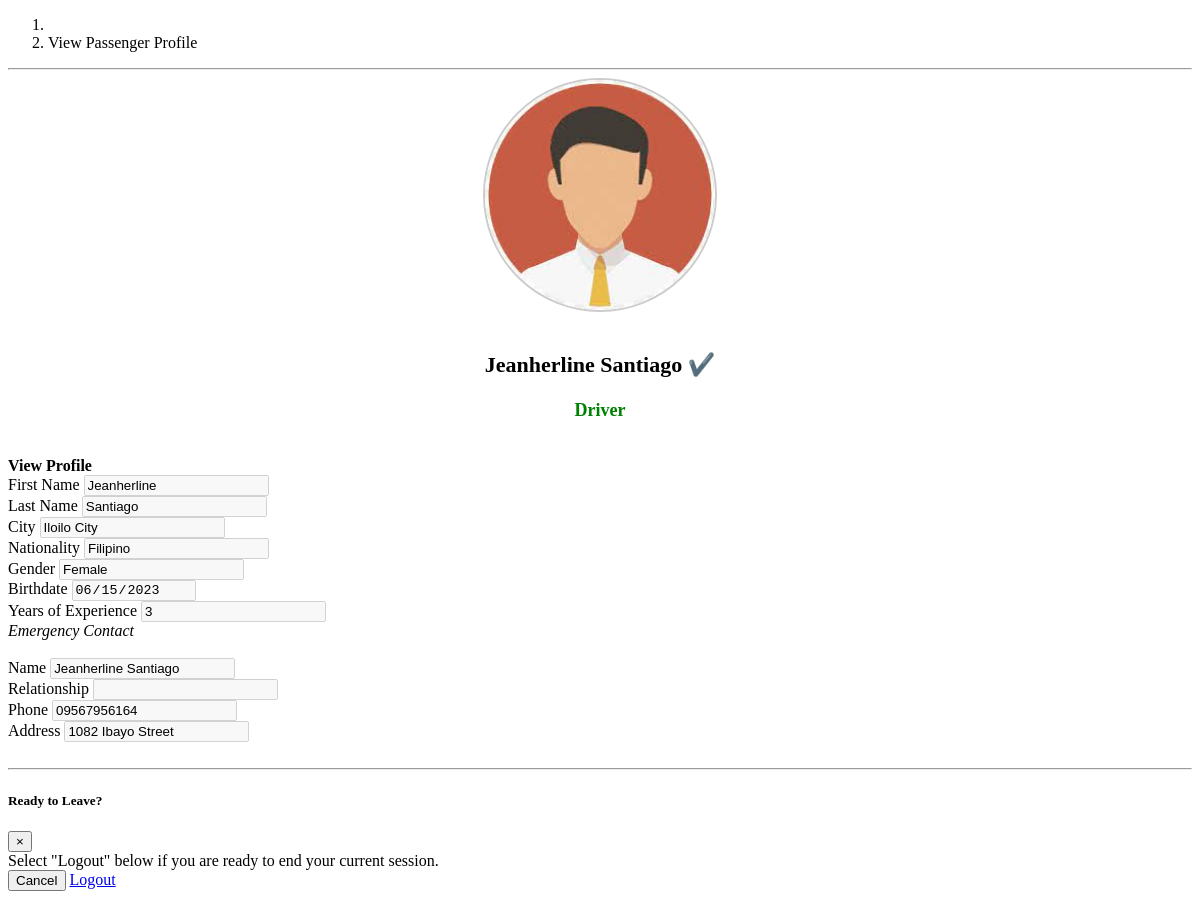
The page /user/viewPassenger.php?user_id=15 (signed in) on the database its author committed.
### tables this page shows
CREATE TABLE `user_profile` (
  `user_id` int(11) NOT NULL,
  `profile_photo` varchar(255) DEFAULT NULL,
  `first_name` varchar(30) NOT NULL,
  `middle_name` varchar(30) NOT NULL,
  `last_name` varchar(30) NOT NULL,
  `city_id` int(11) NOT NULL,
  `nationality` varchar(30) NOT NULL,
  `gender` varchar(10) NOT NULL,
  `birthdate` date NOT NULL,
  `email` varchar(50) NOT NULL,
  `password` varchar(255) NOT NULL,
  `ticket_balance` varchar(255) NOT NULL,
  `role` varchar(255) NOT NULL,
  `is_vaxxed` tinyint(1) NOT NULL DEFAULT 0,
  `vax_card` varchar(255) DEFAULT NULL,
  `is_agree` tinyint(1) NOT NULL DEFAULT 1,
  `created_at` timestamp NOT NULL DEFAULT current_timestamp(),
  `updated_at` timestamp NOT NULL DEFAULT current_timestamp() ON UPDATE current_timestamp()
);

CREATE TABLE `city` (
  `city_id` int(11) NOT NULL,
  `city_name` varchar(100) NOT NULL,
  `province` varchar(100) DEFAULT NULL,
  `region` varchar(100) DEFAULT NULL,
  `created_at` timestamp NOT NULL DEFAULT current_timestamp(),
  `updated_at` timestamp NOT NULL DEFAULT current_timestamp() ON UPDATE current_timestamp()
);

CREATE TABLE `driver_identification` (
  `driver_id` int(11) NOT NULL,
  `user_id` int(11) NOT NULL,
  `disability` varchar(50) NOT NULL,
  `pwd_docx` varchar(255) DEFAULT NULL,
  `license_front` varchar(255) NOT NULL,
  `license_back` varchar(255) NOT NULL,
  `license_expiration` date NOT NULL,
  `is_above_60` tinyint(1) NOT NULL,
  `nbi_police_cbi` varchar(255) NOT NULL,
  `cbi_date_issued` date DEFAULT NULL,
  `years_experience` int(2) NOT NULL,
  `consents` tinyint(1) NOT NULL DEFAULT 1,
  `declarations` tinyint(1) NOT NULL DEFAULT 1,
  `driver_stat` varchar(10) NOT NULL DEFAULT 'Pending',
  `created_at` timestamp NOT NULL DEFAULT current_timestamp(),
  `updated_at` timestamp NOT NULL DEFAULT current_timestamp() ON UPDATE current_timestamp()
);

CREATE TABLE `emergency` (
  `emergency_id` int(11) NOT NULL,
  `user_id` int(11) NOT NULL,
  `name` varchar(50) NOT NULL,
  `relationship` varchar(20) NOT NULL,
  `phone` varchar(15) NOT NULL,
  `address` varchar(100) NOT NULL,
  `created_at` timestamp NOT NULL DEFAULT current_timestamp(),
  `updated_at` timestamp NOT NULL DEFAULT current_timestamp() ON UPDATE current_timestamp()
);

### user/viewPassenger.php (the view, shortened to what this page needs)
<?php
include('../db.php');
if (isset($_GET['user_id'])) {
    $userid = $_GET['user_id'];
}
$stmt = $db->prepare("SELECT * FROM user_profile WHERE user_id = ?");
$stmt->bind_param("i", $userid);
$stmt->execute();
$result = $stmt->get_result();
if ($result->num_rows == 1) {
    $row = $result->fetch_assoc();
    $first_name = $row['first_name'];
    $last_name = $row['last_name'];
    $profile_photo = $row['profile_photo'];
    $city_id = $row['city_id'];
    $nationality = $row['nationality'];
    $gender = $row['gender'];
    $birthdate = $row['birthdate'];
    $role = $row['role'];
}
$stmt = $db->prepare("SELECT * FROM city WHERE city_id = ?");
$stmt->bind_param("s", $city_id);
$stmt->execute();
$result = $stmt->get_result();
if ($result->num_rows == 1) {
    $row = $result->fetch_assoc();
    $city_name = $row['city_name'];
}
$stmt = $db->prepare("SELECT * FROM user_identification WHERE user_id = ?");
$stmt->bind_param("s", $userid);
$stmt->execute();
$result = $stmt->get_result();
if ($result->num_rows == 1) {
    $row = $result->fetch_assoc();
    $idtype = $row['identity_type'];
}
?>
<!DOCTYPE html>
<html lang="en">
<link href="vendor/css/user.css" rel="stylesheet">
<body id="page-top">
    <div id="wrapper">
        <div id="content-wrapper">
            <div class="container-fluid">
                <ol class="breadcrumb">
                    <li class="breadcrumb-item">
                    </li>
                    <li class="breadcrumb-item active">View Passenger Profile</li>
                </ol>
                <hr>
                <div class="profile-photo">
                    <?php if (!empty($profile_photo)) { ?>
                        <img src="../assets/img/profile-photo/<?php echo $profile_photo; ?>" alt="Profile Photo" class="photo-preview">
                    <?php } else { ?>
                        <img src="../assets/img/default-profile-photo.jpg" alt="Default Profile Photo" class="photo-preview">
                    <?php } ?>
                </div>
                <br>
                <p class="role" style="font-size: 22px; font-weight: bold;
                                                text-align: center; color: #000;">
                    <?php echo $first_name . " " . $last_name; ?> ✔️
                </p>
                <p class="role" style="font-size: 18px; font-weight: bold;
                                                text-align: center; color: green;">
                    <?php echo $role; ?>
                </p>
                <br>
                <div class="card">
                    <div class="card-header">
                        <b>View Profile</b>
                    </div>
                    <div class="card-body">
                        <form method="POST">
                            <div class="form-group">
                                <label for="first_name">First Name</label>
                                <input type="text" class="form-control disabled-input" value="<?php echo $first_name ?>" name="first_name" disabled><br>
                            </div>
                            <div class="form-group">
                                <label for="last_name">Last Name</label>
                                <input type="text" class="form-control disabled-input" value="<?php echo $last_name ?>" name="last_name" disabled><br>
                            </div>
                            <div class="form-group">
                                <label for="city_name">City</label>
                                <input type="text" class="form-control disabled-input" value="<?php echo $city_name ?>" name="city_name" disabled><br>
                            </div>
                            <div class="form-group">
                                <label for="nationality">Nationality</label>
                                <input type="text" class="form-control disabled-input" value="<?php echo $nationality ?>" name="nationality" disabled><br>
                            </div>
                            <div class="form-group">
                                <label for="gender">Gender</label>
                                <input type="text" class="form-control disabled-input" value="<?php echo $gender ?>" name="gender" disabled><br>
                            </div>
                            <div class="form-group">
                                <label for="birthdate">Birthdate</label>
                                <input type="date" class="form-control disabled-input" value="<?php echo $birthdate ?>" name="birthdate" disabled><br>
                            </div>
                            <?php
                            if ($idtype == "Driver's License") {
                                $stmt = $db->prepare("SELECT * FROM driver_identification WHERE user_id = ?");
                                $stmt->bind_param("s", $userid);
                                $stmt->execute();
                                $result = $stmt->get_result();
                                if ($result->num_rows == 1) {
                                    $row = $result->fetch_assoc();
                                    $years_experience = $row['years_experience'];
                                }
                            ?>
                                <div class="form-group">
                                    <label for="years_experience">Years of Experience</label>
                                    <input type="text" class="form-control disabled-input" value="<?php echo $years_experience ?>" name="years_experience" disabled><br>
                                </div>
                            <?php
                            }
                            ?>
                            <?php
                            $stmt = $db->prepare("SELECT * FROM emergency WHERE user_id = ?");
                            $stmt->bind_param("s", $userid);
                            $stmt->execute();
                            $result = $stmt->get_result();
                            if ($result->num_rows == 1) {
                                $row = $result->fetch_assoc();
                                $name = $row['name'];
                                $relationship = $row['relationship'];
                                $phone = $row['phone'];
                                $address = $row['address'];
                            ?>
                                <em>Emergency Contact</em>
                                <br> <br>
                                <div class="form-group">
                                    <label for="name">Name</label>
                                    <input type="text" class="form-control disabled-input" value="<?php echo $name ?>" name="name" disabled><br>
                                </div>
                                <div class="form-group">
                                    <label for="relationship">Relationship</label>
                                    <input type="text" class="form-control disabled-input" value="<?php echo $relationship ?>" name="relationship" disabled><br>
                                </div>
                                <div class="form-group">
                                    <label for="phone">Phone</label>
                                    <input type="text" class="form-control disabled-input" value="<?php echo $phone ?>" name="phone" disabled><br>
                                </div>
                                <div class="form-group">
                                    <label for="address">Address</label>
                                    <input type="text" class="form-control disabled-input" value="<?php echo $address ?>" name="address" disabled><br>
                                </div>
                            <?php
                            }
                            ?>
                            <br>
                        </form>
                    </div>
                </div>
                <hr>
            </div>
        </div>
        <div class="modal fade" id="logoutModal" tabindex="-1" role="dialog" aria-labelledby="exampleModalLabel" aria-hidden="true">
            <div class="modal-dialog" role="document">
                <div class="modal-content">
                    <div class="modal-header">
                        <h5 class="modal-title" id="exampleModalLabel">Ready to Leave?</h5>
                        <button class="close" type="button" data-dismiss="modal" aria-label="Close">
                            <span aria-hidden="true">×</span>
                        </button>
                    </div>
                    <div class="modal-body">Select "Logout" below if you are ready to end your current session.</div>
                    <div class="modal-footer">
                        <button class="btn btn-secondary" type="button" data-dismiss="modal">Cancel</button>
                        <a class="btn btn-danger" href="../logout.php">Logout</a>
                    </div>
                </div>
            </div>
        </div>
</body>
</html>

### user/viewPassenger.php (style rules this page uses)
.disabled-input { color: black; }

### rows shown on the page
user_profile: profile_photo (picture), first_name "Jeanherline", last_name "Santiago", role "Driver", nationality "Filipino", gender "Female", birthdate "06/15/2023"
city: city_name "Iloilo City"
driver_identification: years_experience "3"
emergency: name "Jeanherline Santiago", phone "09567956164", address "1082 Ibayo Street"
